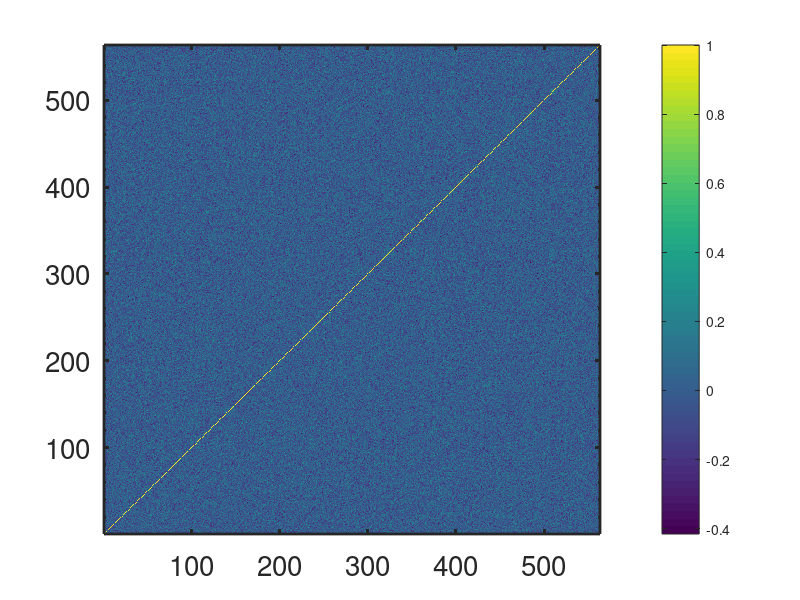

This figure's MATLAB source: (Note: this script raises an error after producing the figure.)
clc
clear 
close all
%% Code testing for random process
%%% note that the image is not different from the actual data!
rng('default')
X = randn(563,100);
Corr_rand = corr(X');
figure(1)
imagesc(Corr_rand);
colorbar
set(gca,'XScale','lin', 'YScale','lin','YMinorTick','on','Ydir','normal',...
    'FontSize', 20, 'LineWidth',2) 
% initialize
Number_Rep = 100;
sample_qlow_I_data = zeros(563, Number_Rep);
sample_qhigh_I_data = zeros(579, Number_Rep);
sample_qlow_dI_data = zeros(563, Number_Rep);
sample_qhigh_dI_data = zeros(579, Number_Rep);
% Here we read all the data and store them
for i = 1:Number_Rep
sample_qlow = importdata(sprintf('P4q_1_%d_1D.txt',i-1));
sample_qlow_I_data(:, i) = sample_qlow.data(:,2);
sample_qlow_dI_data(:, i) = sample_qlow.data(:,3);

sample_qhigh = importdata(sprintf('P4q_2_%d_1D.txt', i-1));
sample_qhigh_I_data(:, i) = sample_qhigh.data(:,2);
sample_qhigh_dI_data(:, i) = sample_qhigh.data(:,3);
end

%% Here we need to first find the average. Separate by low q and high q here
%%% for low q
q_low = sample_qlow.data(:, 1); % extra the q
average_lowq = mean(sample_qlow_I_data,2);

var_lowq = std(sample_qlow_I_data, 0, 2).^2; % calculate the variance
diff_I_lowq = sample_qlow_I_data - repmat(average_lowq, 1, 100);

Correlation_lowq = corr(diff_I_lowq');
Corre_func = zeros(length(diff_I_lowq),1);


v = zeros(length(diff_I_lowq), length(diff_I_lowq));

% this calculates the dot product of the residual across all the replicates
% for each q. the index j prevents double counting
for i = 1:563
    for j = 1:563-(i-1)
        v(j, i) = dot(diff_I_lowq(j,:), diff_I_lowq(j+i-1,:));
    end
end


% this normalize the correlation function by total variance across all q
% values and replicates
for i = 1:563
    Corre_func (i,1) = sum(v(:,i))/sum(v(:,1));
    
end

off_diagonal_correlation = zeros(length(diff_I_lowq), 1);
for i = 1:563
    for j = 1:563-i+1
        off_diagonal_correlation(j) = off_diagonal_correlation(j) + Correlation_lowq(i+j-1,i);
    end
end
for i = 1:563
    off_diagonal_correlation(i) = off_diagonal_correlation(i) / (563 - i + 1);
end
figure(1)
plot(q_low - q_low(1), Corre_func,'LineWidth',2)
set(gca,'XScale','lin', 'YScale','lin','YMinorTick','on','Ydir','normal',...
    'FontSize', 20, 'LineWidth',2) 
xlabel('\Delta q [Å]')
ylabel('Correlation Function')
figure(2)
plot(q_low, off_diagonal_correlation,'LineWidth',2)
set(gca,'XScale','lin', 'YScale','lin','YMinorTick','on','Ydir','normal',...
    'FontSize', 20, 'LineWidth',2) 
xlabel('q [Å]')
ylabel('Correlation Function')

figure(3)
imagesc(q_low, q_low, Correlation_lowq)
colorbar
xlabel('q [Å]')
ylabel('q [Å]')
% xlim([0.0037 0.005])
% ylim([0.0037 0.005])
set(gca,'XScale','log', 'YScale','log','YMinorTick','on','Ydir','normal',...
    'FontSize', 20, 'LineWidth',2) 
%%% for high q
q_high = sample_qhigh.data(:, 1);
average_highq = sum(sample_qhigh_I_data(:,1:Number_Rep), 2)/Number_Rep;
diff_I_highq = sample_qhigh_I_data - repmat(average_highq, 1, 100);
Correlation_highq = corr(diff_I_highq');

Corre_func = zeros(length(diff_I_highq),1);


v = zeros(length(diff_I_highq), length(diff_I_highq));

% this calculates the dot product of the residual across all the replicates
% for each q. the index j prevents double counting
for i = 1:length(diff_I_highq)
    for j = 1:length(diff_I_highq)-(i-1)
        v_high(j, i) = dot(diff_I_highq(j,:), diff_I_highq(j+i-1,:));
    end
end


% this normalize the correlation function by total variance across all q
% values and replicates
for i = 1:length(diff_I_highq)
    Corre_func_high (i,1) = sum(v_high(:,i))/sum(v_high(:,1));
    
end
figure(4)
plot(q_high - q_high(1), Corre_func_high,'LineWidth',2)
set(gca,'XScale','lin', 'YScale','lin','YMinorTick','on','Ydir','normal',...
    'FontSize', 20, 'LineWidth',2) 
xlabel('\Delta q [Å]')
ylabel('Correlation Function')
%clims = [0 10];
figure(5)
imagesc(q_high, q_high, Correlation_highq)
colorbar
xlabel('q [Å]')
ylabel('q [Å]')
set(gca,'XScale','log', 'YScale','log','YMinorTick','on','Ydir','normal',...
    'FontSize', 20, 'LineWidth',2) 
% xlim([0.03 0.05])
% ylim([0.03 0.05])
